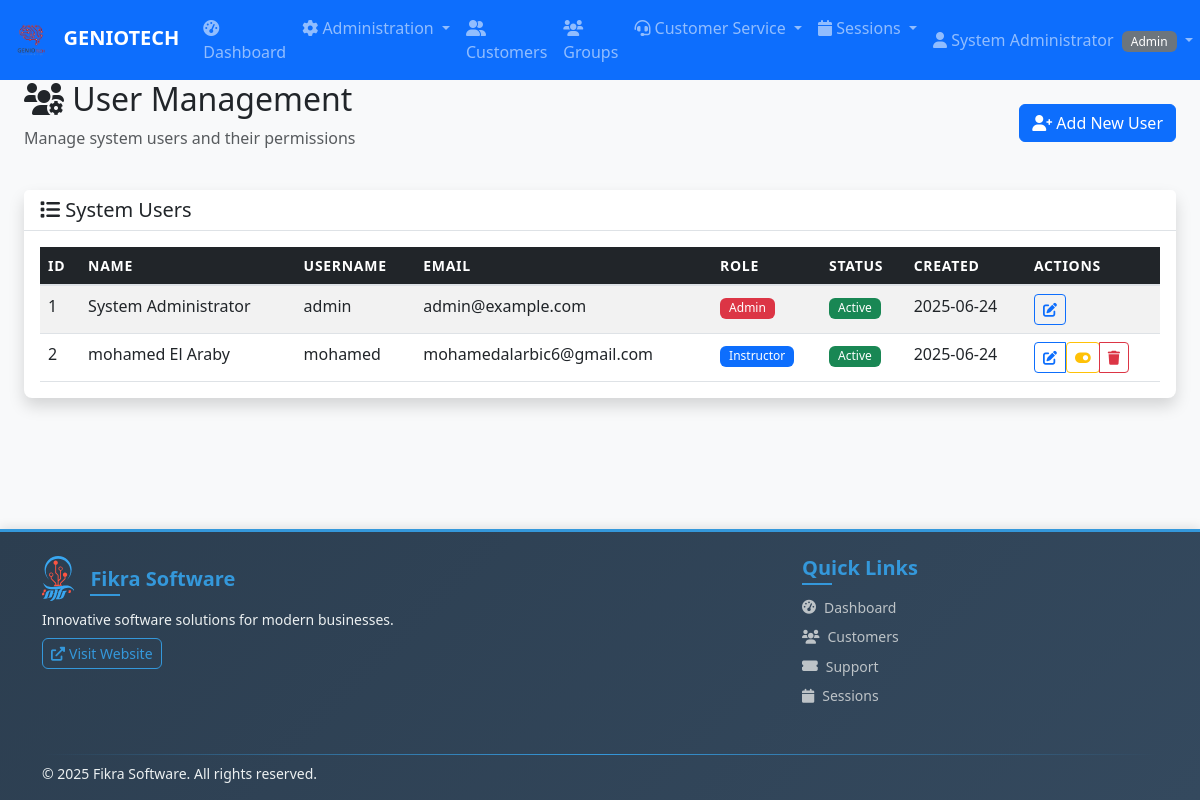
/admin/users (signed in), run on an earlier commit of the app's database.
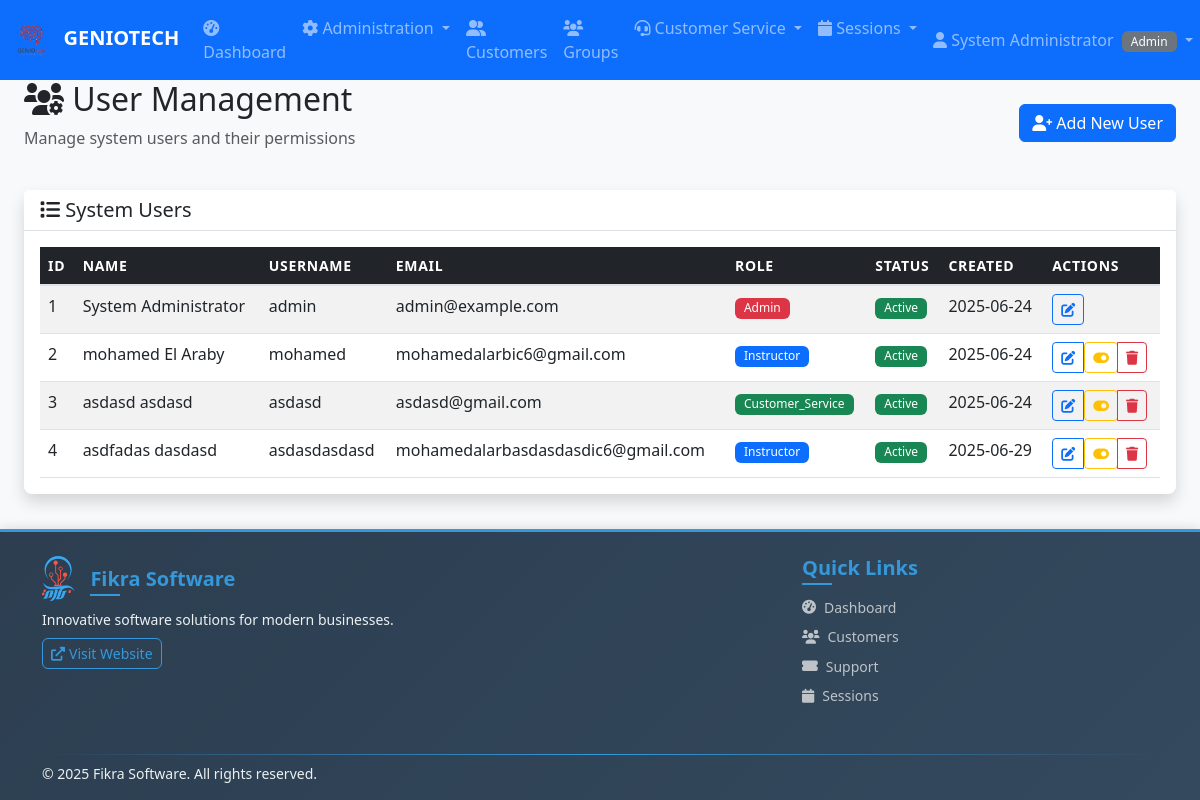
And on a later commit of the database.
### app.py (models this page shows)
class User(UserMixin, db.Model):
    id = db.Column(db.Integer, primary_key=True)
    username = db.Column(db.String(80), unique=True, nullable=False)
    email = db.Column(db.String(120), unique=True, nullable=False)
    password_hash = db.Column(db.String(120), nullable=False)
    role = db.Column(db.String(20), nullable=False)  # admin, instructor, customer_service
    first_name = db.Column(db.String(50), nullable=False)
    last_name = db.Column(db.String(50), nullable=False)
    created_at = db.Column(db.DateTime, default=datetime.utcnow)
    is_active = db.Column(db.Boolean, default=True)

### app.py (the view)
@app.route('/admin/users')
@admin_required
def admin_users():
    users = User.query.all()
    return render_template('admin/users.html', users=users)

### app.py (called while the page is built)
@login_manager.user_loader
def load_user(user_id):
    return User.query.get(int(user_id))

def admin_required(f):
    @wraps(f)
    def decorated_function(*args, **kwargs):
        if not current_user.is_authenticated or current_user.role != 'admin':
            flash('Admin access required.', 'error')
            return redirect(url_for('dashboard'))
        return f(*args, **kwargs)
    return decorated_function

### templates/admin/users.html (shortened to what the changed rows need)
{% extends "base.html" %}
{% block content %}
<div class="container-fluid">
    <div class="row">
        <div class="col-12">
            <div class="d-flex justify-content-between align-items-center mb-4">
                <div>
                    <h2><i class="fas fa-users-cog"></i> User Management</h2>
                </div>
            </div>
        </div>
    </div>
    <div class="row">
        <div class="col-12">
            <div class="card shadow">
                <div class="card-body">
                    <div class="table-responsive">
                        <table class="table table-striped table-hover">
                            <thead class="table-dark">
                                <tr>
                                    <th>ID</th>
                                    <th>Name</th>
                                    <th>Username</th>
                                    <th>Email</th>
                                    <th>Role</th>
                                    <th>Status</th>
                                    <th>Created</th>
                                    <th>Actions</th>
                                </tr>
                            </thead>
                            <tbody>
                                {% for user in users %}
                                <tr>
                                    <td>{{ user.id }}</td>
                                    <td>{{ user.first_name }} {{ user.last_name }}</td>
                                    <td>{{ user.username }}</td>
                                    <td>{{ user.email }}</td>
                                    <td>
                                        <span
                                            class="badge bg-{{ 'danger' if user.role == 'admin' else 'primary' if user.role == 'instructor' else 'success' }}">
                                            {{ user.role.title() }}
                                        </span>
                                    </td>
                                    <td>
                                        {% if user.is_active %}
                                        <span class="badge bg-success">Active</span>
                                        {% else %}
                                        <span class="badge bg-secondary">Inactive</span>
                                        {% endif %}
                                    </td>
                                    <td>{{ user.created_at.strftime('%Y-%m-%d') }}</td>
                                    <td>
                                        <div class="btn-group btn-group-sm" role="group">
                                            <a href="{{ url_for('admin_edit_user', user_id=user.id) }}"
                                                class="btn btn-outline-primary btn-sm" title="Edit User">
                                                <i class="fas fa-edit"></i>
                                            </a>
                                            {% if user.id != current_user.id %}
                                            <form method="POST"
                                                action="{{ url_for('admin_toggle_user', user_id=user.id) }}"
                                                class="d-inline">
                                                <button type="submit" class="btn btn-outline-warning btn-sm"
                                                    title="Toggle Status"
                                                    onclick="return confirm('Are you sure you want to {% if user.is_active %}deactivate{% else %}activate{% endif %} this user?')">
                                                    <i
                                                        class="fas fa-toggle-{% if user.is_active %}on{% else %}off{% endif %}"></i>
                                                </button>
                                            </form>
                                            <button type="button" class="btn btn-outline-danger btn-sm"
                                                title="Delete User" data-bs-toggle="modal"
                                                data-bs-target="#deleteModal{{ user.id }}">
                                                <i class="fas fa-trash"></i>
                                            </button>
                                            {% endif %}
                                        </div>
                                    </td>
                                </tr>
                                {% endfor %}
                            </tbody>
                        </table>
                    </div>
                </div>
            </div>
        </div>
    </div>
</div>
{% endblock %}

### templates/base.html (shortened to what the changed rows need)
<!DOCTYPE html>
<html lang="en">
<head>
    <link href="https://cdn.jsdelivr.net/npm/bootstrap@5.3.0/dist/css/bootstrap.min.css" rel="stylesheet">
    <link href="https://cdnjs.cloudflare.com/ajax/libs/font-awesome/6.0.0/css/all.min.css" rel="stylesheet">
    <link href="{{ url_for('static', filename='css/style.css') }}" rel="stylesheet">
</head>
<body>
    {% if current_user.is_authenticated %}
    <nav class="navbar navbar-expand-lg navbar-dark bg-primary">
        <div class="container-fluid">
            <a class="navbar-brand" href="{{ url_for('dashboard') }}">
                <img src="{{ url_for('static', filename='images/GENIOTECH.png') }}" alt="GENIO TECH" height="40"
                    class="me-2">
                GENIOTECH
            </a>
            <div class="collapse navbar-collapse" id="navbarNav">
                <ul class="navbar-nav me-auto">
                    <li class="nav-item">
                        <a class="nav-link" href="{{ url_for('dashboard') }}">
                            <i class="fas fa-tachometer-alt"></i> Dashboard
                        </a>
                    </li>
                    {% if current_user.role == 'admin' %}
                    <li class="nav-item dropdown">
                        <a class="nav-link dropdown-toggle" href="#" role="button" data-bs-toggle="dropdown">
                            <i class="fas fa-cog"></i> Administration
                        </a>
                    </li>
                    {% endif %}
                    {% if current_user.role != 'instructor' %}
                    <li class="nav-item">
                        <a class="nav-link" href="{{ url_for('customers') }}">
                            <i class="fas fa-user-friends"></i> Customers
                        </a>
                    </li>
                    {% endif %}
                    <li class="nav-item">
                        <a class="nav-link" href="{{ url_for('groups') }}">
                            <i class="fas fa-users"></i> Groups
                        </a>
                    </li>
                    {% if current_user.role in ['customer_service', 'admin'] %}
                    <li class="nav-item dropdown">
                        <a class="nav-link dropdown-toggle" href="#" role="button" data-bs-toggle="dropdown">
                            <i class="fas fa-headset"></i> Customer Service
                        </a>
                    </li>
                    {% endif %}
                    {% if current_user.role in ['instructor', 'admin'] %}
                    <li class="nav-item dropdown">
                        <a class="nav-link dropdown-toggle" href="#" role="button" data-bs-toggle="dropdown">
                            <i class="fas fa-calendar"></i> Sessions
                        </a>
                    </li>
                    {% endif %}
                </ul>
                <ul class="navbar-nav">
                    <li class="nav-item dropdown">
                        <a class="nav-link dropdown-toggle" href="#" role="button" data-bs-toggle="dropdown">
                            <i class="fas fa-user"></i> {{ current_user.first_name }} {{ current_user.last_name }}
                            <span class="badge bg-secondary ms-1">{{ current_user.role.title() }}</span>
                        </a>
                    </li>
                </ul>
            </div>
        </div>
    </nav>
    {% endif %}
    <main class="{% if current_user.is_authenticated %}container-fluid mt-4{% endif %}">
        {% block content %}{% endblock %}
    </main>
</body>
</html>

What changed in the data, as far as the page shows it:
added User: id "3", first_name "asdasd", last_name "asdasd", username "asdasd", email "asdasd@gmail.com", role "Customer_Service", is_active "Active", created_at "2025-06-24"
added User: id "4", first_name "asdfadas", last_name "dasdasd", username "asdasdasdasd", email "mohamedalarbasdasdasdic6@gmail.com", role "Instructor", is_active "Active", created_at "2025-06-29"
